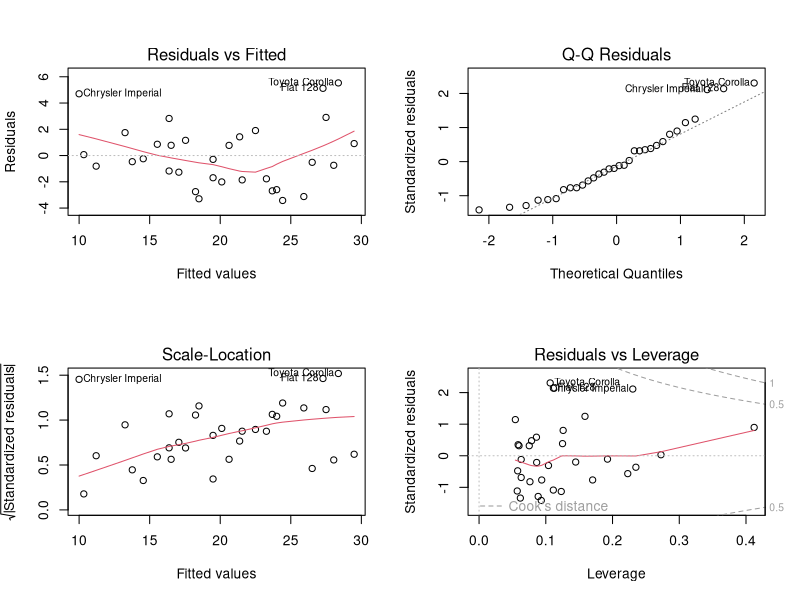

Recreate this plot in R.
## ---- chunk 1
sort(cor(mtcars)[1,])
## ---- chunk 2
sort(cor(mtcars)[4,])
## ---- chunk 3
pred <- lm(mpg ~ am + wt + hp, data = mtcars)
summary(pred)$coef
## ---- chunk 4
par(mfrow = c(2,2))
plot(pred)
## ---- chunk 5
summary(pred)$r.squared
